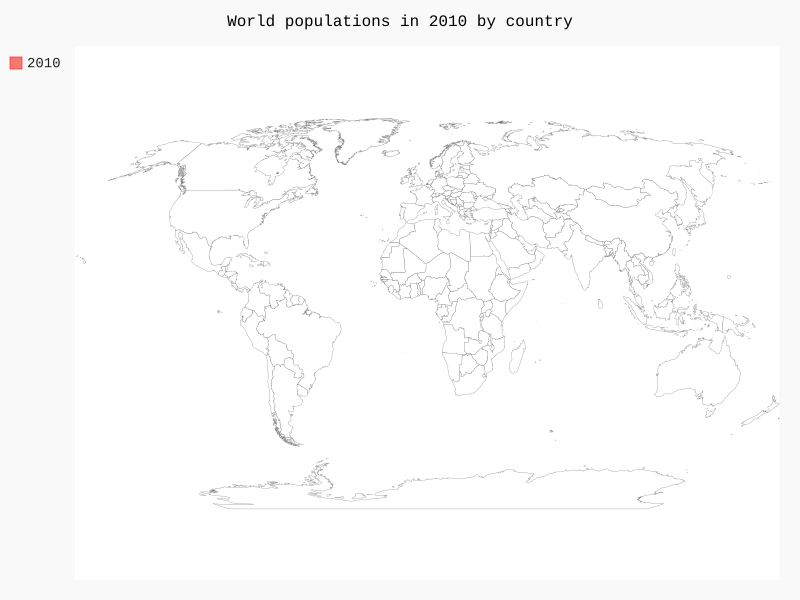

This figure's Python source:
import json
from pygal.maps.world import World
from country_codes import get_country_code

# load the world population data into a list
filename = 'population_data.json'
with open(filename) as f:
    pop_data = json.load(f)

# build a dictionary of population data
cc_population = {}
for pop_dict in pop_data:
    if pop_dict['Year'] == '2010':
        country = pop_dict['Country Name']
        population = int(float(pop_dict['Value']))
        code = get_country_code(country)
        if code:
            cc_population[code] = population

wm = World()
wm.title = 'World populations in 2010 by country'
wm.add('2010', cc_population)

wm.render_to_file('world_population.svg')
